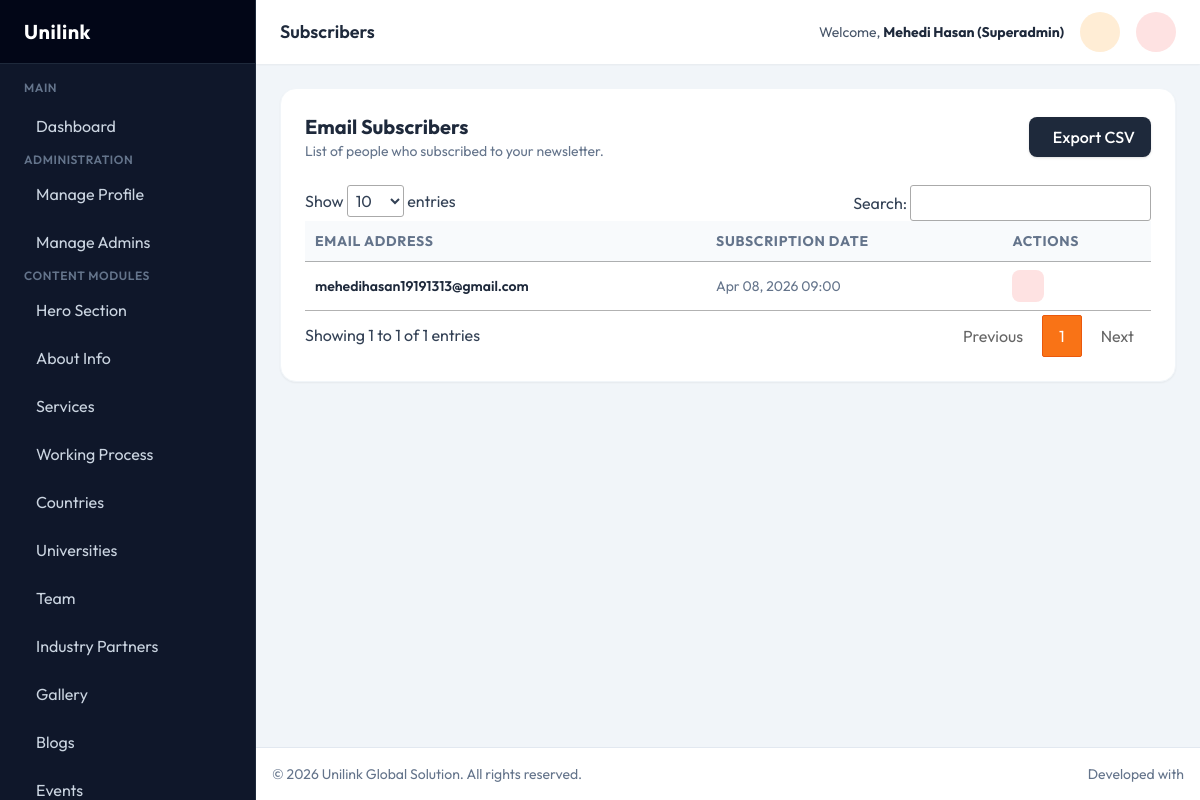
The app's page /admin/subscribers.php (signed in) with its own data.
### tables this page shows
CREATE TABLE `subscriber` (
  `id` int(11) NOT NULL,
  `email` varchar(255) NOT NULL,
  `created_at` timestamp NOT NULL DEFAULT current_timestamp()
);

### admin/subscribers.php (the view, shortened to what this page needs)
<?php
require_once __DIR__ . '/components/header.php';
$subscribers = $pdo->query("SELECT * FROM subscriber ORDER BY id DESC")->fetchAll();
?>
<div class="bg-white rounded-2xl shadow-sm border border-slate-100 p-6 mb-6">
    <div class="flex flex-col sm:flex-row justify-between items-start sm:items-center gap-4 mb-6">
        <div>
            <h3 class="text-xl font-bold text-slate-800">Email Subscribers</h3>
            <p class="text-slate-500 text-sm">List of people who subscribed to your newsletter.</p>
        </div>
        <button onclick="exportCSV()" class="px-4 py-2 bg-slate-800 hover:bg-black text-white font-medium rounded-lg shadow transform transition flex items-center gap-2">
            <i class="ph ph-file-csv text-xl"></i> Export CSV
        </button>
    </div>
    <div class="overflow-x-auto">
        <table class="w-full text-left border-collapse datatable">
            <thead>
                <tr class="bg-slate-50 text-slate-500 text-sm uppercase tracking-wider">
                    <th class="p-4 border-b">Email Address</th>
                    <th class="p-4 border-b">Subscription Date</th>
                    <th class="p-4 border-b text-center">Actions</th>
                </tr>
            </thead>
            <tbody class="text-slate-700 text-sm">
                <?php foreach($subscribers as $item): ?>
                <tr class="hover:bg-slate-50 border-b">
                    <td class="p-4 font-semibold text-slate-800"><?php echo htmlspecialchars($item['email']); ?></td>
                    <td class="p-4 text-slate-500"><?php echo date('M d, Y H:i', strtotime($item['created_at'])); ?></td>
                    <td class="p-4 text-center">
                         <form action="subscribers.php" method="POST" onsubmit="return confirm('Remove this email?');" class="inline">
                            <button type="submit" class="w-8 h-8 rounded-lg bg-red-100 text-red-600 flex items-center justify-center hover:bg-red-200 transition">
                            </button>
                        </form>
                    </td>
                </tr>
                <?php endforeach; ?>
            </tbody>
        </table>
    </div>
</div>
<?php require_once __DIR__ . '/components/footer.php'; ?>

### admin/components/header.php (style rules this page uses)
body { font-family: 'Outfit', sans-serif; background-color: #f1f5f9; color: #334155; }

### records on screen
subscriber: email "mehedihasan19191313@gmail.com", created_at "Apr 08, 2026 09:00"

### other values on screen
str_replace(['_', '.php'], [' ', ''], $current_page) "Subscribers"
$_SESSION['admin_name'] "Mehedi Hasan (Superadmin)"
